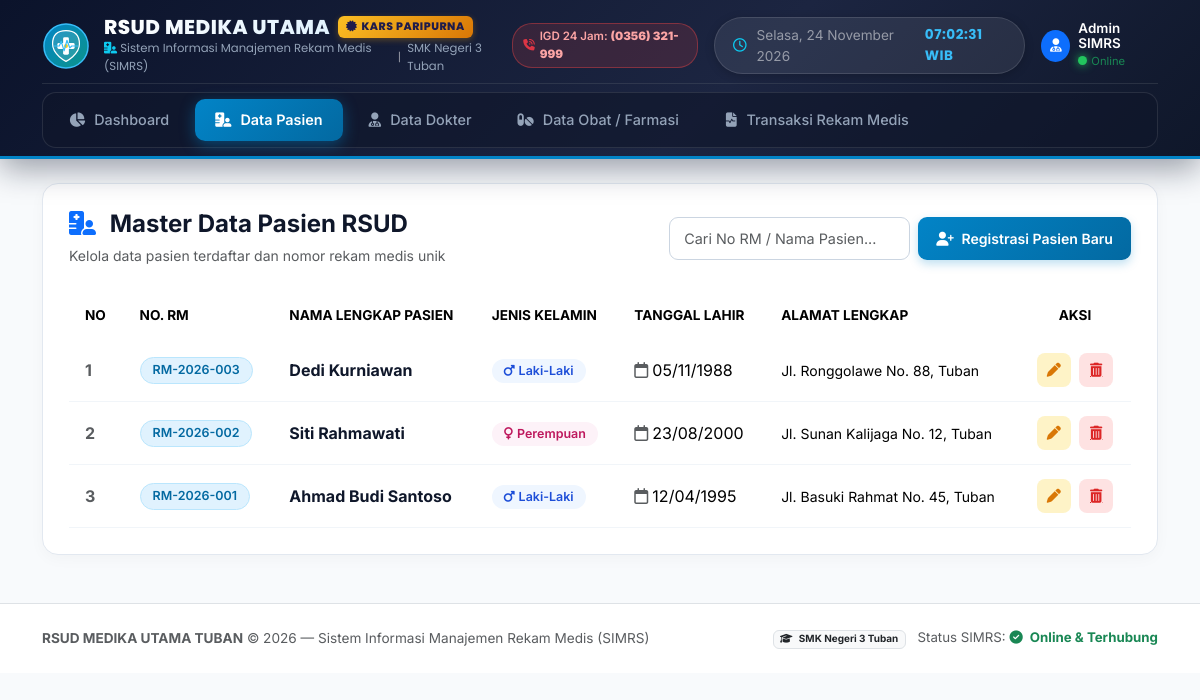
The app's page /pasien.php with its own data.
### tables this page shows
CREATE TABLE `pasien` (
  `id_pasien` int(11) NOT NULL,
  `no_rm` varchar(20) NOT NULL,
  `nama_pasien` varchar(100) NOT NULL,
  `jenis_kelamin` enum('L','P') NOT NULL,
  `tanggal_lahir` date NOT NULL,
  `alamat` text NOT NULL
);

### pasien.php (the view, shortened to what this page needs)
<?php
include 'koneksi.php';
include 'header.php';
?>
<div class="card-hospital-main">
    <div class="d-flex flex-column flex-md-row justify-content-between align-items-md-center gap-3 mb-4">
        <div>
            <h4 class="fw-bold mb-1" style="color: #0f172a;">
                <i class="fa-solid fa-hospital-user text-primary me-2"></i> Master Data Pasien RSUD
            </h4>
            <small class="text-muted">Kelola data pasien terdaftar dan nomor rekam medis unik</small>
        </div>
        <div class="d-flex gap-2">
            <input type="text" id="tableSearch" class="form-control hospital-search-input" placeholder="Cari No RM / Nama Pasien...">
            <button class="btn btn-hospital-primary text-nowrap" data-bs-toggle="modal" data-bs-target="#modalTambahPasien">
                <i class="fa-solid fa-user-plus me-1"></i> Registrasi Pasien Baru
            </button>
        </div>
    </div>
    <div class="table-responsive">
        <table class="table table-hover align-middle mb-0">
            <thead>
                <tr class="hospital-table-header">
                    <th>No</th>
                    <th>No. RM</th>
                    <th>Nama Lengkap Pasien</th>
                    <th>Jenis Kelamin</th>
                    <th>Tanggal Lahir</th>
                    <th>Alamat Lengkap</th>
                    <th class="text-center">Aksi</th>
                </tr>
            </thead>
            <tbody>
                <?php
                $res = mysqli_query($koneksi, "SELECT * FROM pasien ORDER BY id_pasien DESC");
                $no = 1;
                if (mysqli_num_rows($res) > 0) {
                    while ($row = mysqli_fetch_assoc($res)) {
                ?>
                <tr>
                    <td class="fw-bold text-muted"><?= $no++; ?></td>
                    <td><span class="badge badge-hospital badge-rm"><?= $row['no_rm']; ?></span></td>
                    <td><strong style="color: #0f172a;"><?= $row['nama_pasien']; ?></strong></td>
                    <td>
                        <?= ($row['jenis_kelamin'] == 'L')
                            ? '<span class="badge badge-hospital badge-gender-l"><i class="fa-solid fa-mars me-1"></i>Laki-Laki</span>'
                            : '<span class="badge badge-hospital badge-gender-p"><i class="fa-solid fa-venus me-1"></i>Perempuan</span>'; ?>
                    </td>
                    <td><i class="fa-regular fa-calendar me-1 text-muted"></i><?= date('d/m/Y', strtotime($row['tanggal_lahir'])); ?></td>
                    <td><small><?= $row['alamat']; ?></small></td>
                    <td class="text-center">
                        <button class="btn-hospital-action btn-hospital-edit me-1" data-bs-toggle="modal" data-bs-target="#modalEditPasien<?= $row['id_pasien']; ?>" title="Edit Data">
                            <i class="fa-solid fa-pen"></i>
                        </button>
                        <a href="pasien.php?hapus=<?= $row['id_pasien']; ?>" class="btn-hospital-action btn-hospital-delete" onclick="return confirm('Hapus data pasien ini?')" title="Hapus Data">
                            <i class="fa-solid fa-trash-can"></i>
                        </a>
                    </td>
                </tr>
                <?php
                    }
                } else {
                    echo "<tr><td colspan='7' class='text-center py-4 text-muted'>Belum ada data pasien terdaftar.</td></tr>";
                }
                ?>
            </tbody>
        </table>
    </div>
</div>
<?php include 'footer.php'; ?>

### header.php (shortened to what this page needs)
<!DOCTYPE html>
<html lang="id">
<head>
    <link href="https://cdn.jsdelivr.net/npm/bootstrap@5.3.2/dist/css/bootstrap.min.css" rel="stylesheet">
    <link href="https://cdnjs.cloudflare.com/ajax/libs/font-awesome/6.4.2/css/all.min.css" rel="stylesheet">
    <link href="https://cdn.jsdelivr.net/npm/sweetalert2@11/dist/sweetalert2.min.css" rel="stylesheet">
</head>
<body>
<?php $current_page = basename($_SERVER['PHP_SELF']); ?>
<header class="hospital-header sticky-top mb-4 py-2">
    <div class="container">
        <div class="d-flex justify-content-between align-items-center py-2 mb-2 border-bottom border-secondary border-opacity-25">
            <div class="hospital-brand">
                <div class="hospital-logo-box">
                </div>
                <div>
                    <div class="d-flex align-items-center gap-2">
                        <span class="hospital-title">RSUD MEDIKA UTAMA</span>
                        <span class="badge-kars"><i class="fa-solid fa-certificate me-1"></i>KARS PARIPURNA</span>
                    </div>
                    <div class="hospital-subtitle">
                        <span><i class="fa-solid fa-hospital-user text-info"></i> Sistem Informasi Manajemen Rekam Medis (SIMRS)</span>
                        <span class="text-white-50">|</span>
                        <span>SMK Negeri 3 Tuban</span>
                    </div>
                </div>
            </div>
            <div class="d-flex align-items-center gap-3">
                <div class="badge-igd d-none d-xl-flex">
                    <i class="fa-solid fa-phone-volume text-danger"></i>
                    <span>IGD 24 Jam: <strong>(0356) 321-999</strong></span>
                </div>
                <div class="clock-pill">
                    <i class="fa-regular fa-clock text-info"></i>
                    <span id="liveClockDate" class="d-none d-lg-inline text-white-50">Loading...</span>
                    <span id="liveClockTime" class="time-display">00:00:00 WIB</span>
                </div>
                <div class="d-none d-md-flex align-items-center gap-2 text-white opacity-90" style="font-size: 0.84rem;">
                    <div class="bg-primary text-white rounded-circle d-flex align-items-center justify-content-center" style="width: 32px; height: 32px;">
                        <i class="fa-solid fa-user-doctor"></i>
                    </div>
                    <div>
                        <div class="fw-semibold" style="line-height:1.1;">Admin SIMRS</div>
                        <small class="text-success" style="font-size:0.7rem;"><span class="status-dot me-1"></span>Online</small>
                    </div>
                </div>
            </div>
        </div>
        <nav class="navbar navbar-expand-lg navbar-dark p-0">
            <div class="collapse navbar-collapse" id="hospitalNav">
                <div class="nav-hospital-bar">
                    <a class="nav-link-hospital <?= ($current_page == 'index.php') ? 'active' : ''; ?>" href="index.php">
                        <i class="fa-solid fa-chart-pie"></i> Dashboard
                    </a>
                    <a class="nav-link-hospital <?= ($current_page == 'pasien.php') ? 'active' : ''; ?>" href="pasien.php">
                        <i class="fa-solid fa-hospital-user"></i> Data Pasien
                    </a>
                    <a class="nav-link-hospital <?= ($current_page == 'dokter.php') ? 'active' : ''; ?>" href="dokter.php">
                        <i class="fa-solid fa-user-doctor"></i> Data Dokter
                    </a>
                    <a class="nav-link-hospital <?= ($current_page == 'obat.php') ? 'active' : ''; ?>" href="obat.php">
                        <i class="fa-solid fa-pills"></i> Data Obat / Farmasi
                    </a>
                    <a class="nav-link-hospital <?= ($current_page == 'rekam_medis.php') ? 'active' : ''; ?>" href="rekam_medis.php">
                        <i class="fa-solid fa-file-waveform"></i> Transaksi Rekam Medis
                    </a>
                </div>
            </div>
        </nav>
    </div>
</header>
<main class="container mb-5">

### footer.php (shortened to what this page needs)
</main>
<footer class="bg-white border-top py-4 mt-auto">
    <div class="container text-center text-md-between d-flex flex-column flex-md-row justify-content-between align-items-center gap-2">
        <div class="text-muted" style="font-size: 0.85rem;">
            <strong>RSUD MEDIKA UTAMA TUBAN</strong> &copy; 2026 — Sistem Informasi Manajemen Rekam Medis (SIMRS)
        </div>
        <div class="text-muted" style="font-size: 0.83rem;">
            <span class="badge bg-light text-dark border me-2"><i class="fa-solid fa-graduation-cap me-1"></i> SMK Negeri 3 Tuban</span>
            <span>Status SIMRS: <strong class="text-success"><i class="fa-solid fa-circle-check me-1"></i> Online & Terhubung</strong></span>
        </div>
    </div>
</footer>
</body>
</html>

### header.php (style rules this page uses)
:root { --hospital-navy: #0b132b; --hospital-navy-card: #1c2541; --hospital-blue: #0284c7; --hospital-blue-glow: rgba(2, 132, 199, 0.45); --hospital-teal: #0d9488; --hospital-bg: #f8fafc; --card-border-radius: 16px; }
body { background-color: var(--hospital-bg); font-family: 'Inter', -apple-system, BlinkMacSystemFont, sans-serif; color: #334155; }
.hospital-header { background: linear-gradient(135deg, #0b132b 0%, #1c2541 60%, #0f172a 100%); border-bottom: 3px solid #0284c7; box-shadow: 0 10px 30px rgba(11, 19, 43, 0.4); }
.hospital-logo-box { position: relative; width: 48px; height: 48px; display: flex; align-items: center; justify-content: center; flex-shrink: 0; }
.hospital-brand { font-family: 'Poppins', sans-serif; font-weight: 700; color: #ffffff; display: flex; align-items: center; gap: 14px; }
.hospital-title { font-size: 1.25rem; line-height: 1.1; font-weight: 800; letter-spacing: 0.5px; background: linear-gradient(135deg, #ffffff 0%, #e0f2fe 100%); -webkit-background-clip: text; -webkit-text-fill-color: transparent; }
.hospital-subtitle { font-size: 0.73rem; color: #94a3b8; font-weight: 400; display: flex; align-items: center; gap: 6px; margin-top: 2px; }
.badge-kars { background: linear-gradient(135deg, #fbbf24 0%, #d97706 100%); color: #1e1b4b; font-size: 0.68rem; font-weight: 800; padding: 3px 8px; border-radius: 6px; letter-spacing: 0.5px; box-shadow: 0 2px 6px rgba(245, 158, 11, 0.3); }
.badge-igd { background: rgba(239, 68, 68, 0.15); border: 1px solid rgba(239, 68, 68, 0.4); color: #fca5a5; font-size: 0.72rem; font-weight: 600; padding: 4px 10px; border-radius: 20px; display: flex; align-items: center; gap: 5px; }
.nav-hospital-bar { background: rgba(15, 23, 42, 0.6); padding: 6px; border-radius: 14px; border: 1px solid rgba(255, 255, 255, 0.1); display: inline-flex; gap: 6px; width: 100%; }
.nav-link-hospital { color: #94a3b8 !important; font-weight: 500; font-size: 0.9rem; padding: 10px 20px !important; border-radius: 10px; transition: all 0.25s cubic-bezier(0.4, 0, 0.2, 1); display: inline-flex; align-items: center; gap: 9px; text-decoration: none !important; }
.nav-link-hospital.active { color: #ffffff !important; background: linear-gradient(135deg, #0284c7 0%, #0369a1 100%); font-weight: 600; box-shadow: 0 4px 15px rgba(2, 132, 199, 0.45); }
.nav-link-hospital.active i { color: #ffffff !important; }
.clock-pill { background: rgba(255, 255, 255, 0.08); border: 1px solid rgba(255, 255, 255, 0.12); padding: 7px 18px; border-radius: 30px; color: #ffffff; font-size: 0.85rem; display: flex; align-items: center; gap: 10px; box-shadow: 0 2px 10px rgba(0,0,0,0.2); }
.time-display { font-family: 'Poppins', monospace; font-weight: 700; color: #38bdf8; letter-spacing: 0.5px; }
.card-hospital-main { background: #ffffff; border: 1px solid #e2e8f0; border-radius: var(--card-border-radius); box-shadow: 0 4px 15px rgba(0, 0, 0, 0.03); padding: 26px; }
.hospital-table-header { background: #0b132b; color: #ffffff; font-size: 0.85rem; font-weight: 600; text-transform: uppercase; }
.hospital-table-header th { padding: 14px 16px; border: none; }
.table > :not(caption) > * > * { padding: 14px 16px; border-bottom-color: #f1f5f9; }
.badge-hospital { padding: 6px 12px; border-radius: 30px; font-weight: 600; font-size: 0.78rem; }
.badge-rm { background-color: #e0f2fe; color: #0369a1; border: 1px solid #bae6fd; }
.badge-gender-l { background-color: #eff6ff; color: #1d4ed8; }
.badge-gender-p { background-color: #fdf2f8; color: #be185d; }
.hospital-search-input { border-radius: 10px; border: 1px solid #cbd5e1; padding: 9px 16px; font-size: 0.9rem; }
.btn-hospital-primary { background: linear-gradient(135deg, #0284c7 0%, #0369a1 100%); color: white; border: none; border-radius: 9px; padding: 9px 18px; font-weight: 600; font-size: 0.88rem; box-shadow: 0 4px 10px rgba(2, 132, 199, 0.25); transition: all 0.2s ease; }
.btn-hospital-action { width: 34px; height: 34px; border-radius: 8px; display: inline-flex; align-items: center; justify-content: center; font-size: 0.88rem; transition: all 0.2s ease; border: none; }
.btn-hospital-edit { background: #fef3c7; color: #d97706; }
.btn-hospital-delete { background: #fee2e2; color: #dc2626; }
.form-control, .form-select { border-radius: 9px; border: 1px solid #cbd5e1; padding: 10px 14px; font-size: 0.9rem; }
.status-dot { width: 9px; height: 9px; background-color: #22c55e; border-radius: 50%; display: inline-block; box-shadow: 0 0 10px #22c55e; }

### records on screen
pasien: no_rm "RM-2026-003", nama_pasien "Dedi Kurniawan", jenis_kelamin "L" (drawn), tanggal_lahir "05/11/1988", alamat "Jl. Ronggolawe No. 88, Tuban"
pasien: no_rm "RM-2026-002", nama_pasien "Siti Rahmawati", jenis_kelamin "P" (drawn), tanggal_lahir "23/08/2000", alamat "Jl. Sunan Kalijaga No. 12, Tuban"
pasien: no_rm "RM-2026-001", nama_pasien "Ahmad Budi Santoso", jenis_kelamin "L" (drawn), tanggal_lahir "12/04/1995", alamat "Jl. Basuki Rahmat No. 45, Tuban"
